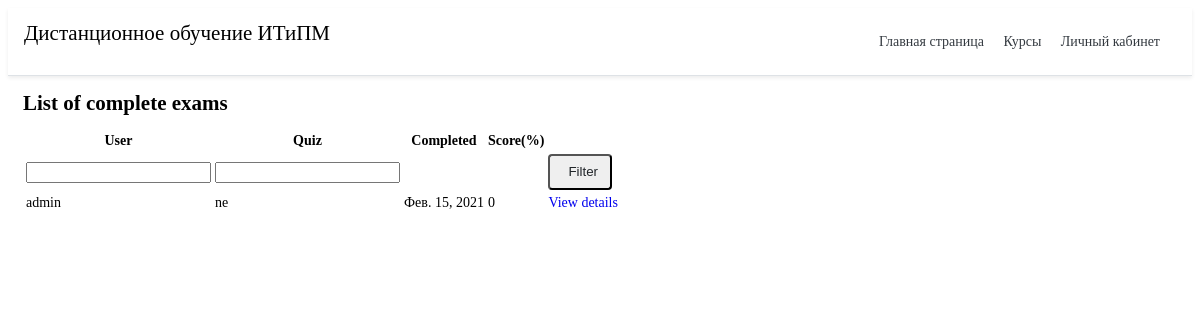
The page /test/marking/ (signed in) on the database its author committed.
### quiz/models.py (models this page shows, shortened)
class Sitting(models.Model):
    user = models.ForeignKey(settings.AUTH_USER_MODEL, verbose_name=_("User"), on_delete=models.CASCADE)
    quiz = models.ForeignKey(Quiz, verbose_name=_("Quiz"), on_delete=models.CASCADE)
    question_order = models.CharField(validators=[validate_comma_separated_integer_list],
        max_length=1024, verbose_name=_("Question Order"))
    question_list = models.CharField(validators=[validate_comma_separated_integer_list],
        max_length=1024, verbose_name=_("Question List"))
    incorrect_questions = models.CharField(validators=[validate_comma_separated_integer_list],
        max_length=1024, blank=True, verbose_name=_("Incorrect questions"))
    current_score = models.IntegerField(verbose_name=_("Current Score"))
    complete = models.BooleanField(default=False, blank=False,
                                   verbose_name=_("Complete"))
    user_answers = models.TextField(blank=True, default='{}',
                                    verbose_name=_("User Answers"))
    start = models.DateTimeField(auto_now_add=True,
                                 verbose_name=_("Start"))
    end = models.DateTimeField(null=True, blank=True, verbose_name=_("End"))
    objects = SittingManager()
    class Meta:
        permissions = (("view_sittings", _("Can see completed exams.")),)
    def _question_ids(self):
        return [int(n) for n in self.question_order.split(',') if n]
    @property
    def get_percent_correct(self):
        dividend = float(self.current_score)
        divisor = len(self._question_ids())
        if divisor < 1:
            return 0            # prevent divide by zero error
        if dividend > divisor:
            return 100
        correct = int(round((dividend / divisor) * 100))
        if correct >= 1:
            return correct
        else:
            return 0

class Quiz(models.Model):
    title = models.CharField(
        verbose_name=_("Название"),
        max_length=60, blank=False)
    description = models.TextField(
        verbose_name=_("Описание"),
        blank=True, help_text=_("a description of the quiz"))
    url = models.SlugField(
        max_length=60, blank = False,
        help_text=_("Введите ссылку"),
        verbose_name=_("Ссылка теста")
    )
    category = models.ForeignKey(
        Category, null=True, blank=True,
        verbose_name=_("Категория"), on_delete=models.CASCADE)
    random_order = models.BooleanField(
        blank=False, default=False,
        verbose_name=_("Перемешать вопросы"))
    max_questions = models.PositiveIntegerField(
        blank=True, null=True, verbose_name=_("Количество вопросов"),
        help_text=_("Количество вопросов, на которые ужно ответить при каждой попытке."))
    answers_at_end = models.BooleanField(
        blank=False, default=False,
        help_text=_("Правильный ответ не отображается после вопроса."
                    " Ответы отображаются в конце."),
        verbose_name=_("Ответы отображаются в конце"))
    exam_paper = models.BooleanField(
        blank=False, default=False,
        help_text=_("Если да, то результат каждой попытки"
                    " пользователя будет сохранен. Необходимо для маркировки."),
        verbose_name=_("Экзамен"))
    single_attempt = models.BooleanField(
        blank=False, default=False,
        help_text=_("Если включенно, то можно пройти только одну попытку"),
        verbose_name=_("Одна попытка")
    )
    pass_mark = models.SmallIntegerField(
        blank=True, default=0,
        verbose_name=_("Минимальный процент"),
        help_text=_("Процент для минимального прохождения теста."),
        validators=[MaxValueValidator(100)])
    success_text = models.TextField(
        blank=True, help_text=_("При неправельном прохождение теста"),
        verbose_name=_("Отображается, если пользователь"
                       " проходит тест")
    )
    fail_text = models.TextField(
        verbose_name=_("При неправельном прохождение теста"),
        blank=True,
        help_text=_("Отображается, если пользователь"
                    "не проходит тест.")
    )
    draft = models.BooleanField(
        blank=True, default=False,
        verbose_name=_("Проект"),
        help_text=_("Если да, то тест не отображается"
                    "в списке викторин и может быть только"
                    "взято пользователями, которые могут редактировать тест."))
    class Meta:
        verbose_name = _("Тест")
        verbose_name_plural = _("Тесты")
    def __str__(self):
        return self.title

### quiz/views.py (the view)
class QuizMarkingList(QuizMarkerMixin, SittingFilterTitleMixin, ListView):
    model = Sitting
    def get_queryset(self):
        queryset = super(QuizMarkingList, self).get_queryset()\
                                               .filter(complete=True)
        user_filter = self.request.GET.get('user_filter')
        if user_filter:
            queryset = queryset.filter(user__username__icontains=user_filter)
        return queryset
    class Meta:
        pass

### quiz/views.py (called while the page is built)
    @method_decorator(login_required)
    @method_decorator(permission_required('quiz.view_sittings'))
    def dispatch(self, *args, **kwargs):
        return super(QuizMarkerMixin, self).dispatch(*args, **kwargs)

    def get_queryset(self):
        queryset = super(SittingFilterTitleMixin, self).get_queryset()
        quiz_filter = self.request.GET.get('quiz_filter')
        if quiz_filter:
            queryset = queryset.filter(quiz__title__icontains=quiz_filter)
        return queryset

### quiz/templates/quiz/sitting_list.html (shortened to what this page needs)
{% extends 'main/base.html' %}
{% load i18n %}
{% block content %}
<h2>{% trans "List of complete exams" %}</h2>
    {% if sitting_list %}
		<table class="table table-bordered table-striped">
		  <thead>
			<tr>
			  <th>{% trans "User" %}</th>
			  <th>{% trans "Quiz" %}</th>
			  <th>{% trans "Completed" %}</th>
			  <th>{% trans "Score" %}(%)</th>
			  <th></th>
			</tr>
		  </thead>
		  <tbody>
			<tr>
			  <form action="" method="GET">
				<td><input type="text" name="user_filter" /></td>
				<td><input type="text" name="quiz_filter" /></td>
				<td></td>
				<td></td>
				<td><button type="submit" class="btn btn-default">{% trans "Filter"%}</button></td>
			  </form>
			</tr>
        {% for sitting in sitting_list %}
			<tr>
			  <td>{{ sitting.user }}</td>
			  <td>{{ sitting.quiz }}</td>
			  <td>{{ sitting.end|date }}</td>
			  <td>{{ sitting.get_percent_correct }}</td>
			  <td>
				<a href="{% url 'quiz_marking_detail' pk=sitting.id %}">
				  {% trans "View details" %}
				</a>
			</tr>
        {% endfor %}
		  </tbody>
		</table>
    {% else %}
        <p>{% trans "There are no matching quizzes" %}.</p>
    {% endif %}
{% endblock %}

### main/static/main/css/style.css (style rules this page uses)
a { text-decoration: none; display: inline-block; }
body { font-family: 'PT Serif', serif; font-weight: 400; font-size: 14px; line-height: 18px; color: #000; background-color: #fff; }
.btn { display: inline-block; color: #212529; text-align: center; -webkit-user-select: none; -moz-user-select: none; -ms-user-select: none; padding: .375rem .75rem; line-height: 1.5; border-radius: .25rem; transition: color .15s ease-in-out, background-color .15s ease-in-out, border-color .15s ease-in-out, box-shadow .15s ease-in-out; padding-left: 18px; }

### rows shown on the page
Sitting: user "admin", quiz "ne", end "Фев. 15, 2021", get_percent_correct "0"
